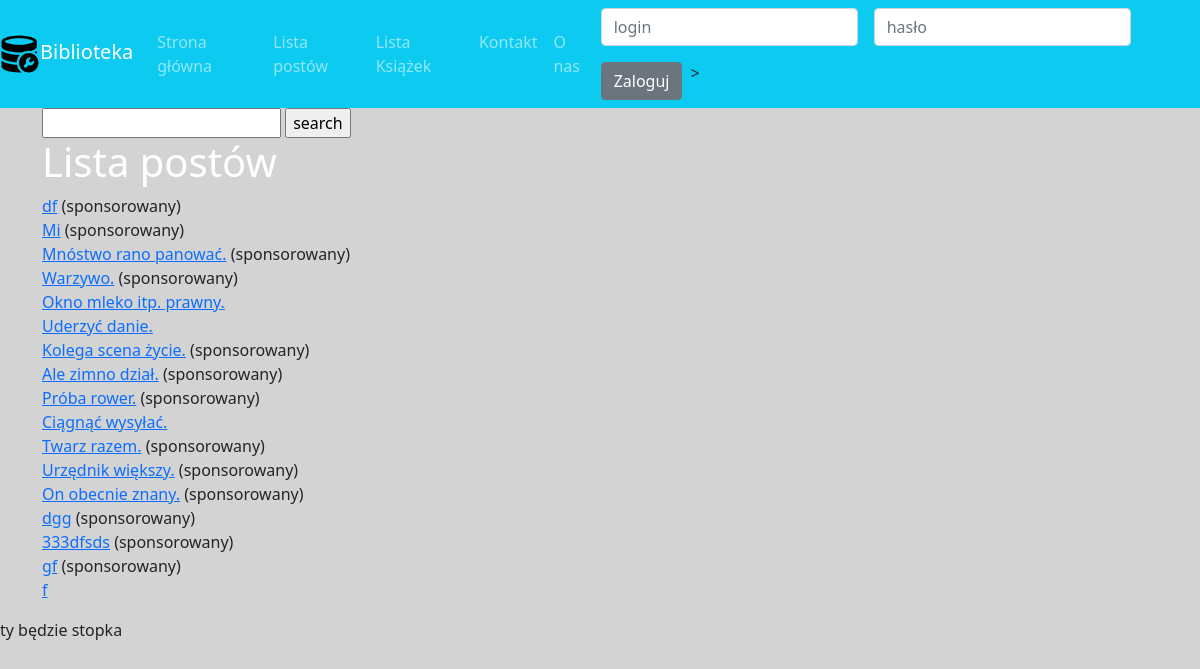
/posts/, run on the app's committed database.
### posts/models.py (models this page shows, shortened)
class Post(Timestamped):
    title = models.CharField(verbose_name="Tytuł", max_length=255)
    content = models.TextField(verbose_name="Treść")
    published = models.BooleanField(verbose_name="Opublikowany", default=False)
    sponsored = models.BooleanField(verbose_name="Sponsorowany", default=False)
    author = models.ForeignKey("auth.User", on_delete=models.CASCADE)
    tags = models.ManyToManyField('tags.Tag', related_name="posts")
    category = models.ManyToManyField('posts.Category')
    example_file = models.FileField(upload_to='posts/examples/', blank=True, null=True)
    image_width = models.IntegerField(blank=True, null=True, editable=False)
    image = models.ImageField(upload_to="posts/images/%Y/%m/%d/", null=True, width_field="image_width")

### posts/views.py (the view)
# urls.py: path('', posts_list, name="list"),
def posts_list(request):
    posts = Post.objects.filter(published=True)
    q = request.GET.get("qr")
    if q:
        posts = posts.filter(title__icontains=q)
    context = {'posts_list': posts}
    return render(request, "posts/list.html", context=context)

### posts/templates/posts/list.html
{% extends 'base.html' %}
{% load static %}
{% block styles %}
<link href="{% static 'posts/css/style.css' %}" rel="stylesheet">
{% endblock %}
{% block content %}
<div class="row">
    <form>
        <input type="text" id="q" name="qr">
        <input type="submit" value="search">
    </form>
    <h1>Lista postów</h1>
    <ul>
        {% for post in posts_list %}
            <li><a href="{% url 'posts:details' post.id %}">{{ post.title }}</a>
                {% if post.sponsored %}(sponsorowany){% endif %}
            </li>
        {% endfor %}
    </ul>
</div>
{% endblock %}

### main/static/main/css/style.css (style rules this page uses)
body { background-color: lightblue; }
h1 { color: white; }

### posts/static/posts/css/style.css (style rules this page uses)
body { background-color: lightgray; }
ul { list-style-type: none; }

### data on the page
Post: title "df", sponsored "(sponsorowany)"
Post: title "Mi", sponsored "(sponsorowany)"
Post: title "Mnóstwo rano panować.", sponsored "(sponsorowany)"
Post: title "Warzywo.", sponsored "(sponsorowany)"
Post: title "Okno mleko itp. prawny."
Post: title "Uderzyć danie."
Post: title "Kolega scena życie.", sponsored "(sponsorowany)"
Post: title "Ale zimno dział.", sponsored "(sponsorowany)"
Post: title "Próba rower.", sponsored "(sponsorowany)"
Post: title "Ciągnąć wysyłać."
Post: title "Twarz razem.", sponsored "(sponsorowany)"
Post: title "Urzędnik większy.", sponsored "(sponsorowany)"
Post: title "On obecnie znany.", sponsored "(sponsorowany)"
Post: title "dgg", sponsored "(sponsorowany)"
Post: title "333dfsds", sponsored "(sponsorowany)"
Post: title "gf", sponsored "(sponsorowany)"
Post: title "f"
